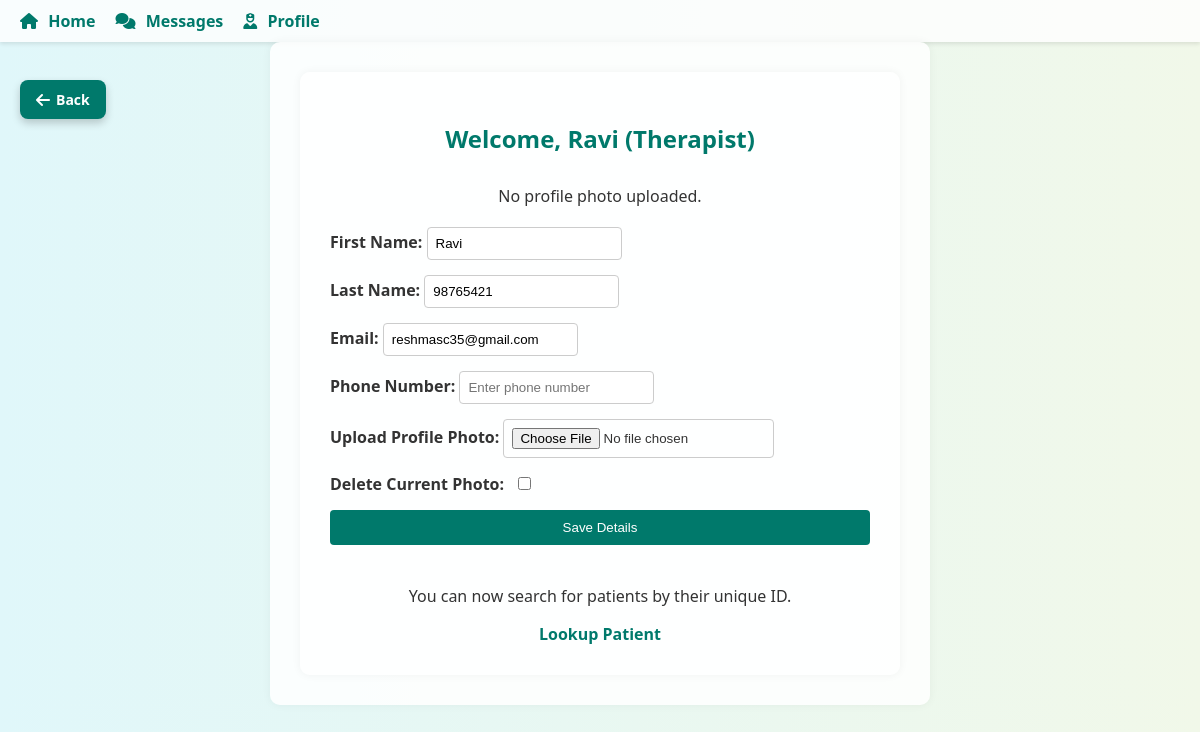
The app's page /profile/therapist/ (signed in) with its own data.
### core/models.py (models this page shows, shortened)
class User(AbstractUser):
    ROLE_CHOICES = (
        ('patient', 'Patient'),
        ('doctor', 'Doctor'),
        ('therapist', 'Therapist'),
    )
    role = models.CharField(max_length=10, choices=ROLE_CHOICES)
    unique_id = models.CharField(max_length=20, blank=True, null=True, unique=True)
    phone = models.CharField(max_length=15, blank=True)
    profile_photo = models.ImageField(upload_to='profile_photos/', blank=True, null=True)
    date_of_birth = models.DateField(blank=True, null=True)
    location = models.CharField(max_length=100, blank=True)

### core/views.py (the view)
# urls.py: path('profile/therapist/', views.therapist_profile, name='therapist_profile'),
@login_required
def therapist_profile(request):
    if request.user.role != 'therapist':
        messages.error(request, "Access denied.")
        return redirect('login')
    if request.method == 'POST':
        form = DoctorProfileForm(request.POST, request.FILES, instance=request.user)
        if form.is_valid():
            user = form.save(commit=False)
            if form.cleaned_data.get('delete_photo') and user.profile_photo:
                user.profile_photo.delete(save=False)
                user.profile_photo = None
            user.save()
            messages.success(request, "Profile updated successfully.")
            return redirect('therapist_profile')
        else:
            messages.error(request, "Please correct the errors below.")
    else:
        form = DoctorProfileForm(instance=request.user)
    return render(request, 'core/therapist_profile.html', {'form': form})

### core/forms.py (shortened to what this page needs)
class DoctorProfileForm(forms.ModelForm):
    delete_photo = forms.BooleanField(
        required=False,
        label="Delete Profile Photo",
        help_text="Check to remove your current profile picture"
    )
    class Meta:
        model = User
        fields = [
            'first_name',
            'last_name',
            'email',
            'phone',
            'role',
            'profile_photo',
        ]
        labels = {
            'first_name': 'First Name',
            'last_name': 'Last Name',
            'email': 'Email',
            'phone': 'Phone Number',
            'role': 'Role',
            'profile_photo': 'Upload New Photo',
        }
        widgets = {
            'first_name': forms.TextInput(attrs={'placeholder': 'Enter first name'}),
            'last_name': forms.TextInput(attrs={'placeholder': 'Enter last name'}),
            'email': forms.EmailInput(attrs={'placeholder': 'Enter email'}),
            'phone': forms.TextInput(attrs={'placeholder': 'Enter phone number'}),
            'role': forms.TextInput(attrs={'readonly': 'readonly'}),
        }

### core/templates/core/therapist_profile.html (shortened to what this page needs)
{% extends 'core/base.html' %}
{% block content %}
<main>
  <h2>Welcome, {{ user.username }} (Therapist)</h2>
  {% if user.profile_photo %}
    <div style="text-align: center;">
      <img src="{{ user.profile_photo.url }}" alt="Profile Photo" class="profile-photo">
    </div>
  {% else %}
    <div style="text-align: center; margin-bottom: 20px;">
      <p>No profile photo uploaded.</p>
    </div>
  {% endif %}
  <form method="POST" enctype="multipart/form-data">
    <div>
      <label for="id_first_name">First Name:</label>
      {{ form.first_name }}
    </div>
    <div>
      <label for="id_last_name">Last Name:</label>
      {{ form.last_name }}
    </div>
    <div>
      <label for="id_email">Email:</label>
      {{ form.email }}
    </div>
    <div>
      <label for="id_phone">Phone Number:</label>
      {{ form.phone }}
    </div>
    <div>
      <label for="id_profile_photo">Upload Profile Photo:</label>
      {{ form.profile_photo }}
    </div>
    <div>
      <label for="id_delete_photo">Delete Current Photo:</label>
      {{ form.delete_photo }}
    </div>
    <button type="submit">Save Details</button>
  </form>
  <div class="lookup-section">
    <p>You can now search for patients by their unique ID.</p>
    <a href="{% url 'lookup_patient' %}">Lookup Patient</a>
  </div>
</main>
{% endblock %}

### core/templates/core/therapist_profile.html (style rules this page uses)
body { margin: 0; font-family: 'Segoe UI', sans-serif; background: linear-gradient(to right, #e0f7fa, #f1f8e9); color: #333; }
main { max-width: 600px; margin: auto; padding: 30px; background-color: #ffffffdd; border-radius: 10px; box-shadow: 0 0 10px rgba(0,0,0,0.05); }
h2 { text-align: center; color: #00796b; margin-bottom: 30px; }
form { display: flex; flex-direction: column; gap: 15px; }
form label { font-weight: bold; margin-bottom: 5px; }
form input[type="text"], form input[type="email"], form input[type="file"] { padding: 8px; border: 1px solid #ccc; border-radius: 4px; }
form input[type="checkbox"] { margin-left: 10px; }
form button { background-color: #00796b; color: white; padding: 10px 16px; border: none; border-radius: 4px; cursor: pointer; }
.lookup-section { margin-top: 40px; text-align: center; }
.lookup-section a { color: #00796b; font-weight: bold; text-decoration: none; }

### records on screen
User: username "Ravi", first_name "Ravi", last_name "98765421", email "reshmasc35@gmail.com"
